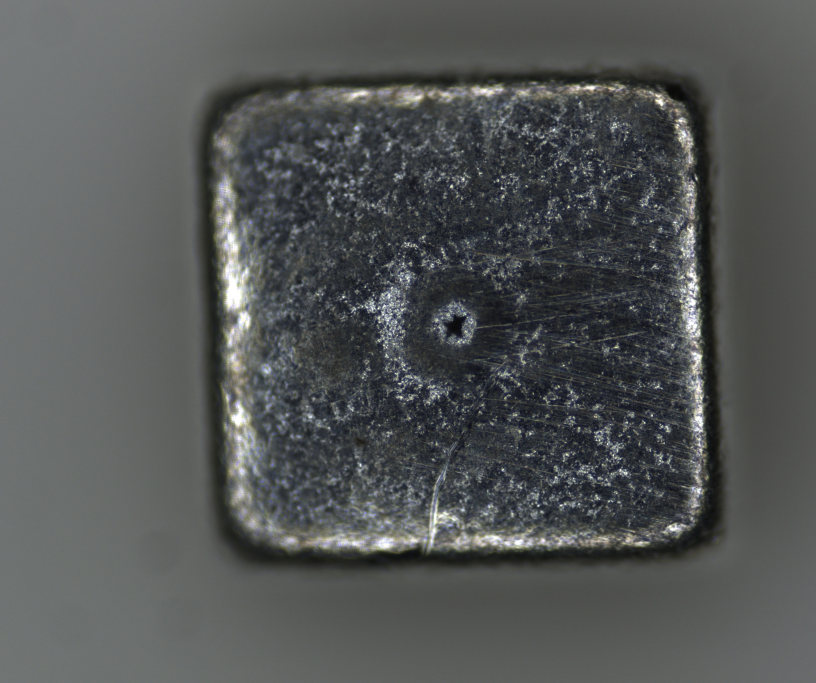
#> input picture 获取面积/images/origin/E_pinhole_45.jpg, 2448 x 2048 px, found by its file name (shown at 1/3 size)
$ python main3.py
#> lines starting #> are read from the running program, lines starting #| are printed output that depends on the picture; after the words box and inside, x2 and y2 are one past the last pixel; in counts of white or black regions, pixels touching at a corner belong together; pictures that were not available may be replaced by others from this repository, and a replacement may not be noted
import cv2
import numpy as np
import math
'''
原理：
cv找到出电容的轮廓，然后统计出其中的总像素cap_area
然后根据针孔的坐标找到针孔的轮廓，然后做同样的处理，统计出总像素target_area
自动电容端面的标准面积reference_area
就可以获得针孔面积true_area=reference_area*(target_area /cap_area)


操作：
1.准备好缺陷电容图片
2.准备好缺陷的mask图片（labelme标注好后，实验voc的数据集转换脚本可生成在data_dataset_voc\SegmentationClass内）
3.改图片路径
'''


#获取轮廓
def get_contour(img_in,threshold1, threshold2,dilate_iterations=5,erode_iterations=3):
    '''

    :param img_in: 输入图像
    :param threshold1: canny第一个阈值
    :param threshold2: canny第二个阈值
    :param dilate_iterations:腐蚀重复次数
    :param erode_iterations:腐蚀重复次数
    :return:
    '''
    imgGray = cv2.cvtColor(img_in, cv2.COLOR_BGR2GRAY)  # 将图像转换为灰度
    imgBlur = cv2.GaussianBlur(imgGray, (5, 5), 1)  # 高斯模糊
    imgThreshold = cv2.Canny(imgBlur, threshold1, threshold2)  # 边缘检测器
    kernel = np.ones((5, 5))  # 图像处理的卷积核
    imgDial = cv2.dilate(imgThreshold, kernel, iterations=dilate_iterations)  # 图像处理：膨胀
    imgThreshold = cv2.erode(imgDial, kernel, iterations=erode_iterations)  # 图像处理：腐蚀  膨胀腐蚀可以帮助我们消除缝隙和杂物
    contours, hierarchy = cv2.findContours(imgThreshold, cv2.RETR_EXTERNAL,
                                           cv2.CHAIN_APPROX_SIMPLE)  # FIND ALL CONTOURS

    return contours


if __name__ == '__main__':
    path = r'D:\Files\MyData\images\E_pinhole_45.jpg'#电容图片
    path2=r'D:\Files\_datasets\voc_self\data_dataset_voc\SegmentationClass\E_pinhole_452.png'#缺陷mask图片
    #设定参照物尺寸 单位：mm
    reference_width=1.3225
    reference_height=1.3225
    reference_area=reference_width*reference_height#前提参照物是矩形
    #读取图片和针孔mask
    img=cv2.imread(path)
#> img is the input picture: shape (2048, 2448, 3); mean B, G, R 85.6, 85.8, 83.2
    size_x, size_y = img.shape[0:2]
#> size_x = 2048; size_y = 2448
    img_in = cv2.resize(img, (int(size_y / 2), int(size_x / 2)))

    img2 = cv2.imread(path2)
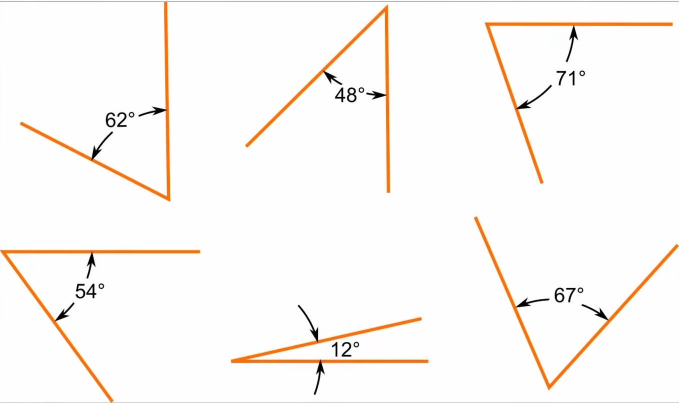
#> input picture test.jpg, 1358 x 806 px, given in place of E_pinhole_452.png, which was not available (shown at 1/2 size)
#> img2 is the input picture: shape (806, 1358, 3); mean B, G, R 245.3, 248.1, 251.4
    size_x, size_y = img2.shape[0:2]
#> size_x = 806; size_y = 1358
    img2_in = cv2.resize(img2, (int(size_y / 2), int(size_x / 2)))
    #找端面轮廓
    cap_contours=get_contour(img_in,0,25)
#> in get_contour, `imgThreshold = cv2.Canny(imgBlur, threshold1, threshold2)`:
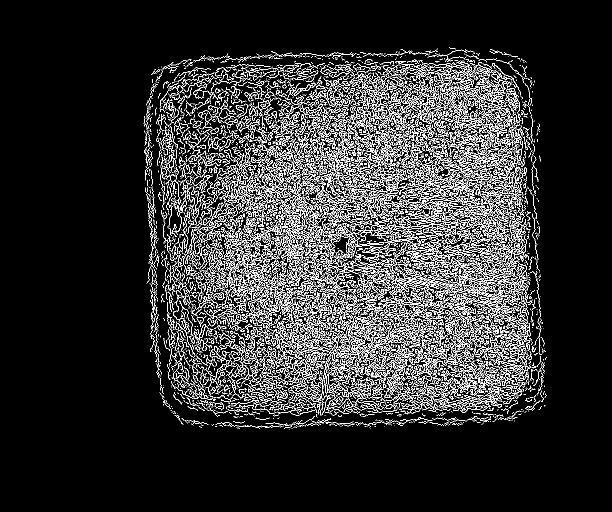
#> imgThreshold: shape (1024, 1224) (shown at 1/2 size); 11.3% white in thin lines or dots, all inside (x1, y1, x2, y2) = (287, 94, 1094, 859)
#> in get_contour, `imgDial = cv2.dilate(imgThreshold, kernel, iterations=dilate_iterations)`: imgDial: shape (1024, 1224); 48.4% white; 1 white region, box (x1, y1, x2, y2) and area: (277, 84, 1104, 869) 606868
#> in get_contour, `imgThreshold = cv2.erode(imgDial, kernel, iterations=erode_iterations)`:
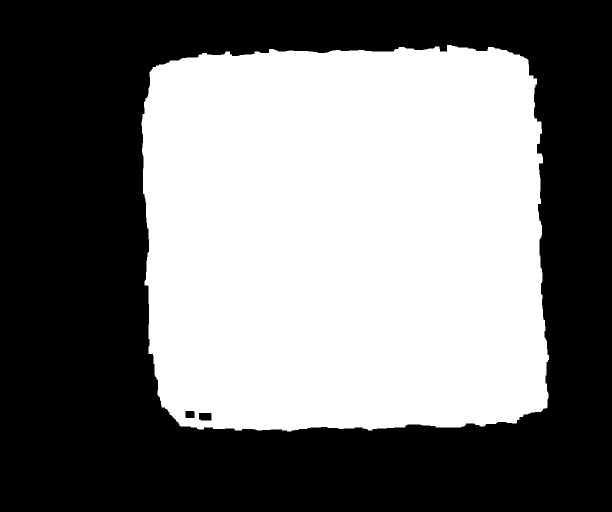
#> imgThreshold: shape (1024, 1224) (shown at 1/2 size); 46.7% white; 1 white region
#> in get_contour, `contours, hierarchy = cv2.findContours(imgThreshold, cv2.RETR_EXTERNAL..`: contours = 1 contour; box (x1, y1, x2, y2) and area: (283, 90, 1098, 863) 584250
#> cap_contours has the same summary as contours in get_contour
    img_out = cv2.drawContours(img_in, cap_contours, -1, (0, 255, 0), 10)  # DRAW ALL DETECTED CONTOURS
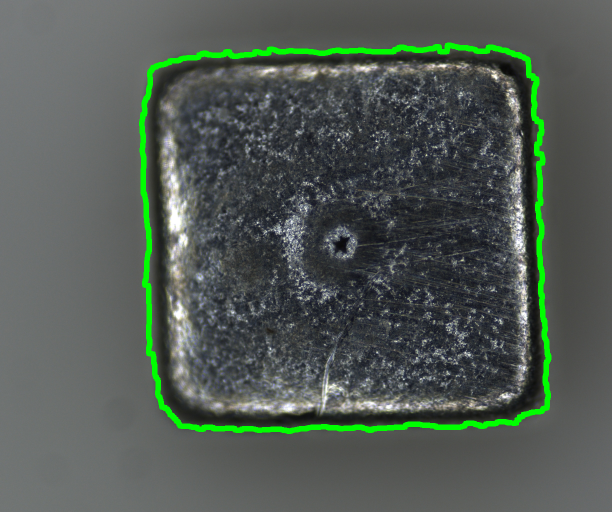
#> img_out: shape (1024, 1224, 3) (shown at 1/2 size); mean B, G, R 83.5, 90.7, 81.1
    #获得参照物的总像素
    cap_area=cv2.contourArea(cap_contours[0])
#> cap_area = 584250
    #获得参考比例
    reference_rate=cap_area/reference_area#或者分子分母反过来
#> reference_rate = 334046.8
    # 获得缺陷目标的总像素
    target_contours=get_contour(img2_in,0,15)
#> call 2 of get_contour, with threshold1 = 0, threshold2 = 15, dilate_iterations = 5, erode_iterations = 3
#> in get_contour (call 2), `imgThreshold = cv2.Canny(imgBlur, threshold1, threshold2)`:
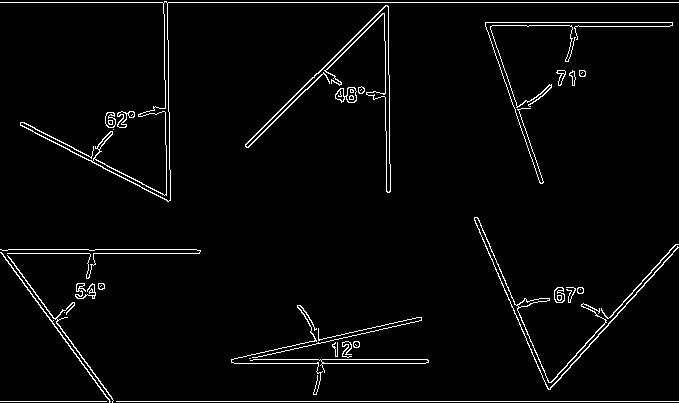
#> imgThreshold: shape (403, 679); 3% white in thin lines or dots
#> in get_contour (call 2), `imgDial = cv2.dilate(imgThreshold, kernel, iterations=dilate_iterations)`:
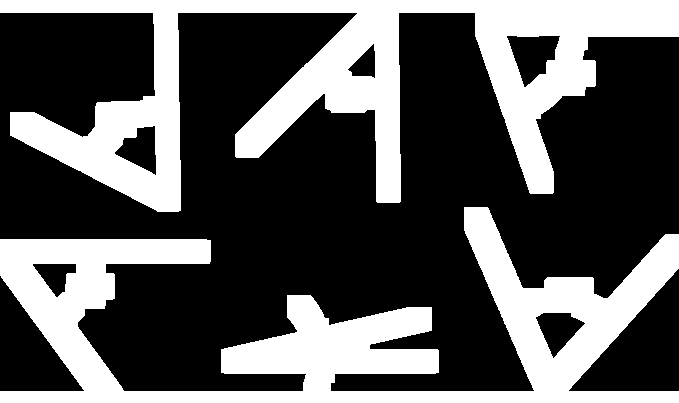
#> imgDial: shape (403, 679); 34.1% white; 2 white regions, box (x1, y1, x2, y2) and area: (0, 0, 679, 212) 46779, (0, 207, 679, 403) 46416
#> in get_contour (call 2), `imgThreshold = cv2.erode(imgDial, kernel, iterations=erode_iterations)`:
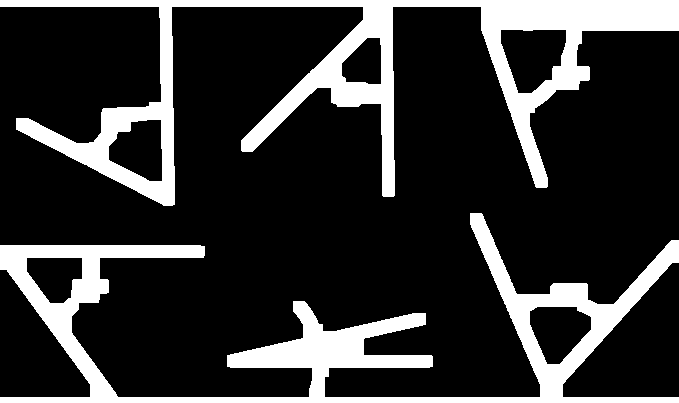
#> imgThreshold: shape (403, 679); 19.6% white; 2 white regions
#> in get_contour (call 2), `contours, hierarchy = cv2.findContours(imgThreshold, cv2.RETR_EXTERNAL..`: contours = 2 contours; box (x1, y1, x2, y2) and area: (0, 0, 679, 206) 33120, (0, 213, 679, 403) 28612
#> target_contours has the same summary as contours in get_contour
    target_area = cv2.contourArea(target_contours[0])
#> target_area = 28611.5
    #计算出缺陷的真实面积
    true_area=target_area/reference_rate
#> true_area = 0.0857

    print('缺陷面积为：%.5f mm2' % true_area)
#| 缺陷面积为：0.08565 mm2
